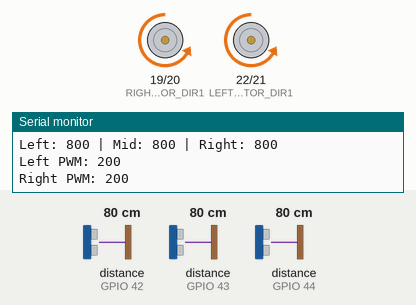
Bench run of a sketch on a simulated ESP32. Parts: motor-driver pin pairs drawn as motors (green arrow = first pin HIGH = forward, orange = second pin HIGH = backward, longer = more drive, scaled by the enable pin), the last lines printed to the serial monitor. The inputs (shaded band) are chosen by the test bench; at power-on: distance to the obstacle (sensors on GPIO 42, GPIO 44, GPIO 43) 80 cm.

Above: at 1.2 s.
1.3 s: distance to the obstacle (sensor on GPIO 42) set to 2 cm
At 4.2 s:
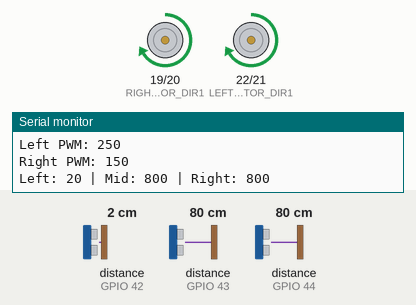
4.3 s: distance to the obstacle (sensor on GPIO 44) set to 2 cm
At 6.61 s:
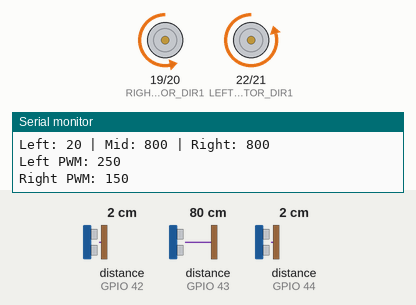
7.3 s: distance to the obstacle (sensor on GPIO 43) set to 44 cm
10.3 s: distance to the obstacle (sensor on GPIO 43) set to 36 cm
13.3 s: distance to the obstacle (sensor on GPIO 42) set to 35 cm
At 13.49 s:
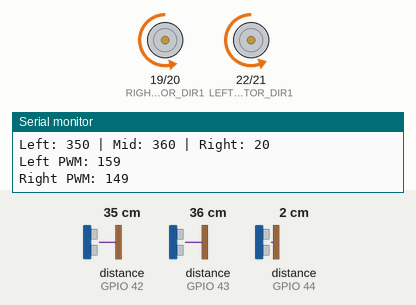
16.3 s: distance to the obstacle (sensor on GPIO 44) set to 4 cm
Timing chart, 0 to 20.3 s (numbered marks = the images above; inputs shaded):
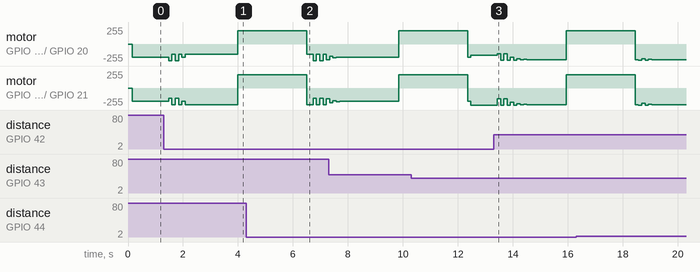

The sketch:

TEAM_SAD_ROBOT_CODE.ino
```cpp
#include <Arduino.h>
#include <pins.h>
#include <SensorsControl.h>
#include "MotorControl.h"
#include "PID.h"
#include "PIDSettings.h"

Sensor left {
  .xshutPin = 2,
  .i2cAddress = 0x2A,
  .index = 0
};

Sensor mid {
  .xshutPin = 11,
  .i2cAddress = 0x2B,
  .index = 1
};

Sensor right {
  .xshutPin = 10,
  .i2cAddress = 0x2C,
  .index = 2
};


PIDcontroller pid{

  .proportional = PID_PROPORTIONAL,
  .integral = PID_INTEGRAL,
  .derivative = PID_DERIVATIVE,

  .dLowPassFilter = DLOWPASSFILTER,

  .limMin = PID_LIM_MIN,
  .limMax = PID_LIM_MAX,

  .time = PID_TIME

};

SensorControl sensors(left, mid, right);

int sameEnough = 0;

int prevLeft = 0;
int prevMid = 0;
int prevRight = 0;

// Reads if the sensor data is close to the old sensor data. If that has been the case for 1 second then it goes backwards.

void SamePlace(int leftSensorData, int midSensorData, int rightSensorData, int &sameEnough, int &prevLeft, int &prevMid, int &prevRight){

  const float tolerance = 20.0;

  bool sameLeft  = fabs(leftSensorData  - prevLeft)  < tolerance;
  bool sameMid   = fabs(midSensorData   - prevMid)   < tolerance;
  bool sameRight = fabs(rightSensorData - prevRight) < tolerance;


  if (sameLeft && sameMid && sameRight) {
    sameEnough++;
  } else {
    sameEnough = 0;
  }

  prevLeft  = leftSensorData;
  prevMid   = midSensorData;
  prevRight = rightSensorData;


}

float scaleFromDistance(int distance) {
  const float maxBoost = 1.5;
  const float maxDist  = 400.0;


  distance = constrain(distance, 0, maxDist);


  float factor = 1.0 + (maxBoost - 1.0) * (1.0 - (distance / maxDist));

  return factor;
}

void printPWMValues(int PWMValueLeft, int PWMValueRight) {
  Serial.print(F("Left PWM: "));
  Serial.print(String(PWMValueLeft));
  Serial.print(F("\nRight PWM: "));
  Serial.print(String(PWMValueRight));
  Serial.print(F("\n"));
  }

void setup(){
  // put your setup code here, to run once:
  Serial.begin(115200);

  if(!sensors.begin()){
    Serial.println(F("Sensors init failed. Halt."));
    while(true){
      delay(100);
    }
  }

  MotorControl::begin();
  Serial.println(F("Motor test start \n"));

  PIDController_Init(&pid);

}


void loop() {
  // put your main code here, to run repeatedly:
  int leftSensorDistance = sensors.readSensorData(left.index);
  int midSensorDistance = sensors.readSensorData(mid.index);
  int rightSensorDistance = sensors.readSensorData(right.index);

  sensors.printValues(leftSensorDistance, midSensorDistance, rightSensorDistance);

  float error;
  float PIDoutput;

  float PIDInputNormalization = 100;

  // The error is just left sensor data vs right sensor data devided by a magic number.
  // The PIDnormalaztion variable came through testing. The error would be too big and the PID sytem thingy would always output it's max, so it had to be lowered.

  error = (float) (leftSensorDistance - rightSensorDistance) / PIDInputNormalization;

  PIDoutput = PIDController_Update(&pid, error);

  SamePlace(leftSensorDistance, midSensorDistance, rightSensorDistance, sameEnough, prevLeft, prevMid, prevRight);

  int baseSpeed = 200;

  int leftMotorSpeed  = (int) baseSpeed - PIDoutput * 5;
  int rightMotorSpeed = (int) baseSpeed + PIDoutput * 5;

  // PID system as we have it cant dodge things in it way,
  // so this code chunk does it.

  if(rightSensorDistance < 400 && midSensorDistance < 400){
    float scale = scaleFromDistance(leftSensorDistance);
    leftMotorSpeed = min(rightMotorSpeed * scale, 255.0f);
    rightMotorSpeed = min(leftMotorSpeed / scale, 255.0f);
  }

  else if(leftSensorDistance < 400 && midSensorDistance < 400){
    float scale = scaleFromDistance(rightSensorDistance);
    rightMotorSpeed = min(leftMotorSpeed * scale, 255.0f);
    leftMotorSpeed = min(rightMotorSpeed / scale, 255.0f);
  }

  else if(midSensorDistance < 300){
    float scale = scaleFromDistance(midSensorDistance);
    rightMotorSpeed = min(rightMotorSpeed * scale, 255.0f);
  }

  leftMotorSpeed = constrain(leftMotorSpeed, 0, 255);
  rightMotorSpeed = constrain(rightMotorSpeed, 0, 255);

  int backwardsMovementThreshold = 21;

  if (sameEnough == backwardsMovementThreshold) {
    MotorControl::moveBackward(200);
    delay(2500);
    MotorControl::stop();

    sameEnough = 0;
    prevLeft = 0;
    prevMid = 0;
    prevRight = 0;

  }

  printPWMValues(leftMotorSpeed, rightMotorSpeed);

  MotorControl::drive(leftMotorSpeed, rightMotorSpeed);

  delay(20);

}
```

MotorControl.cpp
```cpp
#include "MotorControl.h"
#include "pins.h"

void MotorControl::begin(){
  pinMode(LEFT_MOTOR_PWM, OUTPUT);
  pinMode(LEFT_MOTOR_DIR1, OUTPUT);
  pinMode(LEFT_MOTOR_DIR2, OUTPUT);

  pinMode(RIGHT_MOTOR_PWM, OUTPUT);
  pinMode(RIGHT_MOTOR_DIR1, OUTPUT);
  pinMode(RIGHT_MOTOR_DIR2, OUTPUT);

}


void MotorControl::stop(){
  analogWrite(LEFT_MOTOR_PWM, 0);
  analogWrite(RIGHT_MOTOR_PWM, 0);

}

void MotorControl::moveForward(int pwm){
  leftForward(pwm);
  rightForward(pwm);
}

void MotorControl::moveBackward(int pwm){
  leftBackward(pwm);
  rightBackward(pwm);
}

void MotorControl::drive(int leftSpeed, int rightSpeed){
  leftForward(leftSpeed);
  rightForward(rightSpeed);
}


void MotorControl::leftForward(int pwm){
  analogWrite(LEFT_MOTOR_PWM, pwm);
  digitalWrite(LEFT_MOTOR_DIR1, LOW);
  digitalWrite(LEFT_MOTOR_DIR2, HIGH);

}

void MotorControl::leftBackward(int pwm){
  analogWrite(LEFT_MOTOR_PWM, pwm);
  digitalWrite(LEFT_MOTOR_DIR1, HIGH);
  digitalWrite(LEFT_MOTOR_DIR2, LOW);

}

void MotorControl::rightForward(int pwm){
  analogWrite(RIGHT_MOTOR_PWM, pwm);
  digitalWrite(RIGHT_MOTOR_DIR1, LOW);
  digitalWrite(RIGHT_MOTOR_DIR2, HIGH);

}

void MotorControl::rightBackward(int pwm){
  analogWrite(RIGHT_MOTOR_PWM, pwm);
  digitalWrite(RIGHT_MOTOR_DIR1, HIGH);
  digitalWrite(RIGHT_MOTOR_DIR2, LOW);

}
```

MotorControl.h
```cpp
#pragma once
#include <Arduino.h>
#include <pins.h>

class MotorControl{
public:
  static void begin();
  static void moveForward(int pwm);
  static void moveBackward(int pwm);
  static void drive(int leftSpeed, int rightSpeed);
  static void stop();

private:
  static void leftForward(int pwm);
  static void leftBackward(int pwm);
  static void rightForward(int pwm);
  static void rightBackward(int pwm);
};
```

PID.cpp
```cpp
#include "PID.h"

void PIDController_Init(PIDcontroller *pid) {

	/* Clear controller variables */
	pid->integrator = 0.0f;
	pid->prevError  = 0.0f;

	pid->differentialator  = 0.0f;
	pid->prevMeasurement = 0.0f;

	pid->out = 0.0f;

}

float PIDController_Update(PIDcontroller *pid, float error) {

	float proportional;

	proportional = error * pid->proportional;


	pid->integrator += 0.5f * (error + pid->prevError) * pid->time * pid->integral;

	float limMaxInt, limMinInt;

	if (pid->limMax > proportional){

		limMaxInt = pid->limMax - proportional;

	}
  else {

		limMaxInt = 0.0f;

	}

	if (pid->limMin < proportional){

		limMinInt = pid->limMin - proportional;

	}

  else {

		limMinInt = 0.0f;

	}
	/* Anti-wind-up via integrator clamping */
  if (pid->integrator > limMaxInt) {

      pid->integrator = limMaxInt;

  }

	else if (pid->integrator < limMinInt) {

      pid->integrator = limMinInt;
	}


  pid->differentialator = -(pid->derivative * (error - pid->prevError)	+ (pid->dLowPassFilter - pid->time) * pid->differentialator) / (pid->dLowPassFilter + pid->time);


  pid->out = proportional + pid->integrator + pid->differentialator;


  if (pid->out > pid->limMax) {

    pid->out = pid->limMax;

  }

	else if (pid->out < pid->limMin) {

    pid->out = pid->limMin;

  }

  pid->prevError = error;

  return pid->out;


}
```

PID.h
```cpp
#ifndef PID_CONTROLLER_H
#define PID_CONTROLLER_H

struct PIDcontroller{

  float proportional;
  float integral;
  float derivative;

  float dLowPassFilter;

  float limMin;
  float limMax;

  float time;

  float integrator;
  float prevError;
  float differentialator;
  float prevMeasurement;

  float out;

};

void PIDController_Init(PIDcontroller *pid);
float PIDController_Update(PIDcontroller *pid, float error);

#endif
```

SensorsControl.cpp
```cpp
#include "SensorsControl.h"
#include "pins.h"

SensorControl::SensorControl(Sensor left, Sensor mid, Sensor right) {
  sensor_[0] = left;
  sensor_[1] = mid;
  sensor_[2] = right;

  for (Sensor sensor : sensor_) {
    pinMode(sensor.xshutPin, OUTPUT);
    digitalWrite(sensor.xshutPin, LOW);
  }
}

bool SensorControl::begin() {
  Wire.begin(I2C_SDA, I2C_SCL);
  Wire.setClock(400000);

  for (Sensor& sensorForInit : sensor_) {
    if (!initOne(sensorForInit)) {
      return false;
    }
  }
  return true;
}

bool SensorControl::initOne(Sensor& sensor) {
  pinMode(sensor.xshutPin, INPUT);
  delay(20);

  devs_[sensor.index].setTimeout(100);

  if (!devs_[sensor.index].init()) {
    Serial.print(F("VL53L1X init failed at index "));
    Serial.println(sensor.index);
    return false;
  }

  devs_[sensor.index].setAddress(sensor.i2cAddress);
  devs_[sensor.index].startContinuous(100);
  return true;
}

int SensorControl::readSensorData(int index) {
  int distance = devs_[index].read();
  if (devs_[index].timeoutOccurred()) {
    return TIMEOUT_VALUE;
  }
  return distance;
}

void SensorControl::printValues(int left, int mid, int right) {
  Serial.print(F("Left: "));
  Serial.print(left == TIMEOUT_VALUE ? F("TIMEOUT") : String(left));
  Serial.print(F(" | Mid: "));
  Serial.print(mid == TIMEOUT_VALUE ? F("TIMEOUT") : String(mid));
  Serial.print(F(" | Right: "));
  Serial.println(right == TIMEOUT_VALUE ? F("TIMEOUT") : String(right));
}
```

SensorsControl.h
```cpp
#ifndef SENSORSCONTROL_H
#define SENSORSCONTROL_H

#include <Arduino.h>
#include <Wire.h>
#include <VL53L1X.h>

struct Sensor {
int xshutPin;
int i2cAddress;
int index;
};

class SensorControl {
  public:
  SensorControl(Sensor left, Sensor mid, Sensor right);

bool begin();
int readSensorData(int index);
void printValues(int left, int mid, int right);
static constexpr int TIMEOUT_VALUE = 0xFFFF;

private:
bool initOne(Sensor& sensor);
Sensor sensor_[3];
VL53L1X devs_[3];

};

#endif
```

PIDSettings.h
```cpp
#define PID_PROPORTIONAL  2.0f
#define PID_INTEGRAL  0.5f
#define PID_DERIVATIVE  2.5f

#define DLOWPASSFILTER 0.06f

#define PID_LIM_MIN -10.0f
#define PID_LIM_MAX  10.0f

#define PID_TIME 0.02f
```

pins.h
```cpp
#pragma once

#define I2C_SDA 6
#define I2C_SCL 7

#define LEFT_MOTOR_PWM 23
#define LEFT_MOTOR_DIR1 22
#define LEFT_MOTOR_DIR2 21

#define RIGHT_MOTOR_PWM 18
#define RIGHT_MOTOR_DIR1 19
#define RIGHT_MOTOR_DIR2 20
```
